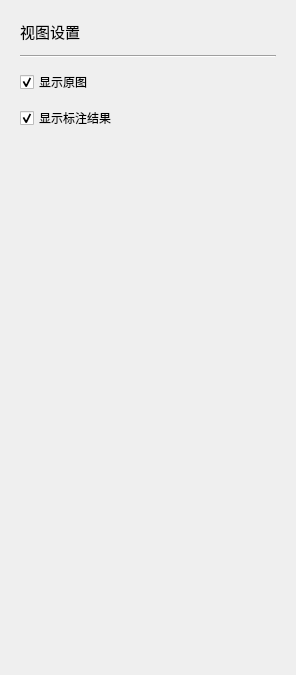
               <widget class="QWidget" name="devices_window_setting_scrollAreaWidgetContents">
                <property name="geometry">
                 <rect>
                  <x>0</x>
                  <y>0</y>
                  <width>296</width>
                  <height>675</height>
                 </rect>
                </property>
                <property name="minimumSize">
                 <size>
                  <width>0</width>
                  <height>0</height>
                 </size>
                </property>
                <layout class="QVBoxLayout" name="verticalLayout_6" stretch="0,0,0,0,0">
                 <property name="spacing">
                  <number>12</number>
                 </property>
                 <property name="leftMargin">
                  <number>20</number>
                 </property>
                 <property name="topMargin">
                  <number>20</number>
                 </property>
                 <property name="rightMargin">
                  <number>20</number>
                 </property>
                 <property name="bottomMargin">
                  <number>20</number>
                 </property>
                 <item>
                  <widget class="QLabel" name="label_2">
                   <property name="sizePolicy">
                    <sizepolicy hsizetype="Preferred" vsizetype="Fixed">
                     <horstretch>0</horstretch>
                     <verstretch>0</verstretch>
                    </sizepolicy>
                   </property>
                   <property name="font">
                    <font>
                     <family>monoespace</family>
                     <pointsize>11</pointsize>
                    </font>
                   </property>
                   <property name="text">
                    <string>视图设置</string>
                   </property>
                  </widget>
                 </item>
                 <item>
                  <widget class="Line" name="line_4">
                   <property name="orientation">
                    <enum>Qt::Horizontal</enum>
                   </property>
                  </widget>
                 </item>
                 <item>
                  <widget class="QCheckBox" name="checkBox_5">
                   <property name="focusPolicy">
                    <enum>Qt::ClickFocus</enum>
                   </property>
                   <property name="text">
                    <string>显示原图</string>
                   </property>
                   <property name="checked">
                    <bool>true</bool>
                   </property>
                   <property name="tristate">
                    <bool>false</bool>
                   </property>
                  </widget>
                 </item>
                 <item>
                  <widget class="QCheckBox" name="checkBox_6">
                   <property name="focusPolicy">
                    <enum>Qt::ClickFocus</enum>
                   </property>
                   <property name="toolTip">
                    <string/>
                   </property>
                   <property name="styleSheet">
                    <string notr="true"/>
                   </property>
                   <property name="text">
                    <string>显示标注结果</string>
                   </property>
                   <property name="checked">
                    <bool>true</bool>
                   </property>
                  </widget>
                 </item>
                 <item>
                  <spacer name="verticalSpacer">
                   <property name="orientation">
                    <enum>Qt::Vertical</enum>
                   </property>
                   <property name="sizeHint" stdset="0">
                    <size>
                     <width>20</width>
                     <height>40</height>
                    </size>
                   </property>
                  </spacer>
                 </item>
                </layout>
               </widget>
